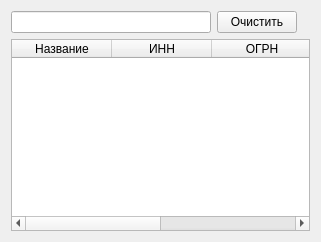
      <widget class="QWidget" name="tab_2">
       <attribute name="title">
        <string>Список УЦ</string>
       </attribute>
       <layout class="QVBoxLayout" name="verticalLayout_18">
        <item>
         <layout class="QHBoxLayout" name="horizontalLayout_74">
          <item alignment="Qt::AlignLeft">
           <widget class="QFrame" name="frame_4">
            <property name="frameShape">
             <enum>QFrame::NoFrame</enum>
            </property>
            <property name="frameShadow">
             <enum>QFrame::Raised</enum>
            </property>
            <layout class="QHBoxLayout" name="horizontalLayout_7">
             <property name="spacing">
              <number>6</number>
             </property>
             <property name="leftMargin">
              <number>0</number>
             </property>
             <property name="topMargin">
              <number>0</number>
             </property>
             <property name="rightMargin">
              <number>0</number>
             </property>
             <property name="bottomMargin">
              <number>0</number>
             </property>
             <item>
              <layout class="QHBoxLayout" name="horizontalLayout_6">
               <item>
                <widget class="QLineEdit" name="lineEdit">
                 <property name="sizePolicy">
                  <sizepolicy hsizetype="Preferred" vsizetype="Fixed">
                   <horstretch>0</horstretch>
                   <verstretch>0</verstretch>
                  </sizepolicy>
                 </property>
                 <property name="minimumSize">
                  <size>
                   <width>200</width>
                   <height>0</height>
                  </size>
                 </property>
                 <property name="maximumSize">
                  <size>
                   <width>16777215</width>
                   <height>16777215</height>
                  </size>
                 </property>
                </widget>
               </item>
               <item>
                <widget class="QPushButton" name="pushButton_7">
                 <property name="text">
                  <string>Очистить</string>
                 </property>
                </widget>
               </item>
              </layout>
             </item>
            </layout>
           </widget>
          </item>
          <item>
           <widget class="QFrame" name="frame_30">
            <property name="frameShape">
             <enum>QFrame::NoFrame</enum>
            </property>
            <property name="frameShadow">
             <enum>QFrame::Raised</enum>
            </property>
            <layout class="QVBoxLayout" name="verticalLayout_8">
             <property name="leftMargin">
              <number>0</number>
             </property>
             <property name="topMargin">
              <number>0</number>
             </property>
             <property name="rightMargin">
              <number>0</number>
             </property>
             <property name="bottomMargin">
              <number>0</number>
             </property>
             <item alignment="Qt::AlignRight">
              <widget class="QLabel" name="label_20">
               <property name="text">
                <string/>
               </property>
              </widget>
             </item>
            </layout>
           </widget>
          </item>
         </layout>
        </item>
        <item>
         <widget class="QTableWidget" name="tableWidget">
          <property name="sortingEnabled">
           <bool>true</bool>
          </property>
          <column>
           <property name="text">
            <string>Название</string>
           </property>
          </column>
          <column>
           <property name="text">
            <string>ИНН</string>
           </property>
          </column>
          <column>
           <property name="text">
            <string>ОГРН</string>
           </property>
          </column>
          <column>
           <property name="text">
            <string/>
           </property>
          </column>
         </widget>
        </item>
       </layout>
      </widget>
